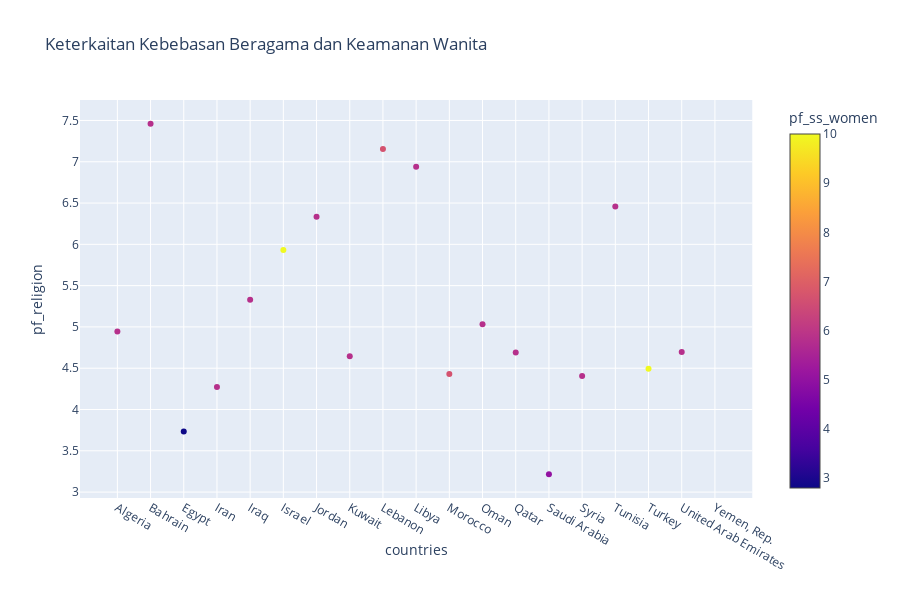

The notebook cell saved with this chart:
### Markdown cell above
## Point Chart

### Code cell
import plotly.express as px

woa1 = df.year == 2016
woa2 = df.region == 'Middle East & North Africa'
dfwoa = df[woa1 & woa2]

# Use column names of df for the different parameters x, y, color, ...
fig = px.scatter(dfwoa, x="countries", y="pf_religion", color="pf_ss_women",
                 title="Keterkaitan Kebebasan Beragama dan Keamanan Wanita ",
                )

fig.show()

### Figure 1 — Plotly figure (JSON) as saved in the notebook; plotly's stock layout.template omitted (floating-point values rounded to 4 significant figures)
{"data": [{"hoverlabel": {"namelength": 0}, "hovertemplate": "countries=%{x}<br>pf_religion=%{y}<br>pf_ss_women=%{marker.color}", "legendgroup": "", "marker": {"color": [5.833, 5.833, 2.8, 5.833, 5.833, 10, 5.833, 5.833, 6.667, 5.833, 6.667, 5.833, 5.833, 5, 5.833, 5.833, 10, 5.833, 4.567], "coloraxis": "coloraxis", "symbol": "circle"}, "mode": "markers", "name": "", "showlegend": false, "type": "scatter", "x": ["Algeria", "Bahrain", "Egypt", "Iran", "Iraq", "Israel", "Jordan", "Kuwait", "Lebanon", "Libya", "Morocco", "Oman", "Qatar", "Saudi Arabia", "Syria", "Tunisia", "Turkey", "United Arab Emirates", "Yemen, Rep."], "xaxis": "x", "y": [4.945, 7.461, 3.733, 4.272, 5.328, 5.931, 6.334, 4.646, 7.154, 6.939, 4.429, 5.033, 4.691, 3.215, 4.406, 6.457, 4.494, 4.696, null], "yaxis": "y"}], "layout": {"coloraxis": {"colorbar": {"title": {"text": "pf_ss_women"}}, "colorscale": [[0, "#0d0887"], [0.1111, "#46039f"], [0.2222, "#7201a8"], [0.3333, "#9c179e"], [0.4444, "#bd3786"], [0.5556, "#d8576b"], [0.6667, "#ed7953"], [0.7778, "#fb9f3a"], [0.8889, "#fdca26"], [1, "#f0f921"]]}, "height": 600, "legend": {"tracegroupgap": 0}, "title": {"text": "Keterkaitan Kebebasan Beragama dan Keamanan Wanita "}, "xaxis": {"anchor": "y", "domain": [0, 0.98], "title": {"text": "countries"}}, "yaxis": {"anchor": "x", "domain": [0, 1], "title": {"text": "pf_religion"}}}}
